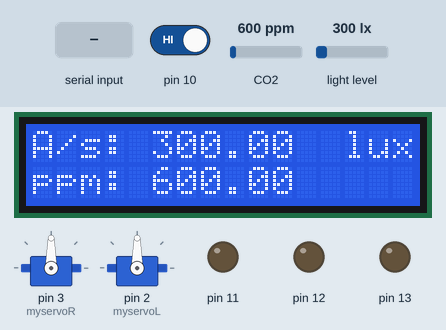
The sketch below on a simulated Arduino Uno, built with avr-gcc and run on an emulated ATmega328P. Parts: 16×2 character LCD, 2 × servo, output pins drawn as LEDs (lit = HIGH). Wiring (inferred from the names in the program): BH1750 light sensor at I2C address 0x23. The test bench sets the inputs (shaded band); at power-on: pin 10 HIGH, CO2 600 ppm, light level 300 lx. What the sketch prints to the serial monitor is not drawn.

Above: at 1.2 s.
1.3 s: pin 10 driven LOW
At 5.2 s:
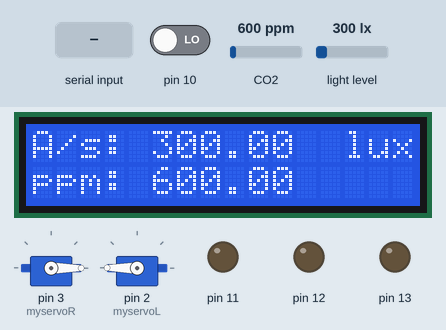
6.0 s: CO2 set to 452 ppm
At 9.1 s:
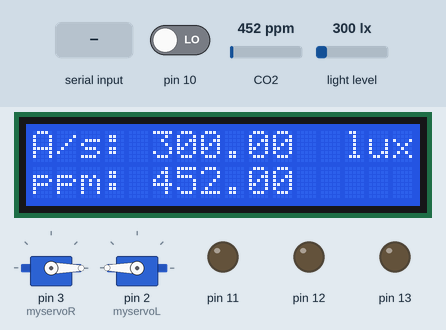
10.3 s: light level set to 40 lx
At 14.1 s:
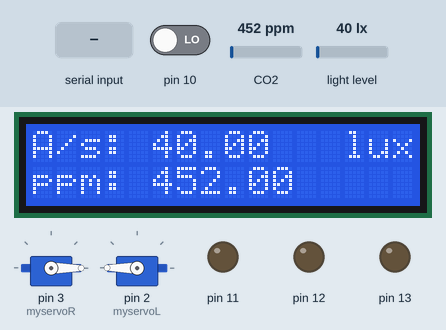
14.5 s: "chedo0" received over the second serial link
At 18.7 s:
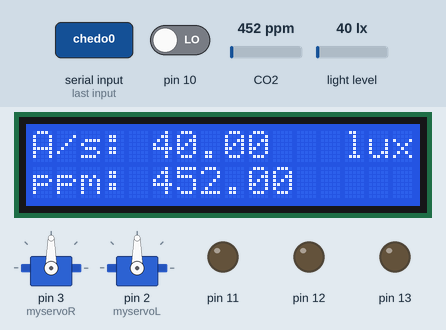
19.8 s: "led1" received over the second serial link
At 24.4 s:
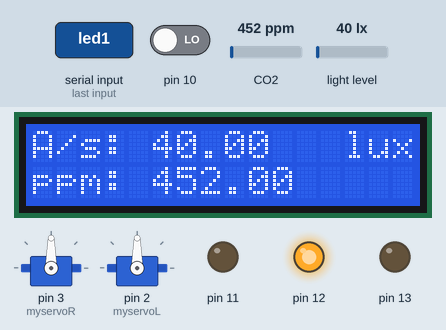
25.0 s: "mai1" received over the second serial link
At 27.5 s:
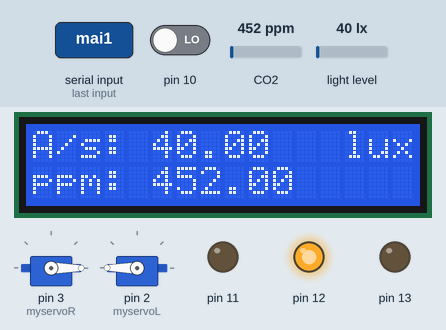
Timing chart, 0 to 29.0 s (numbered marks = the images above; inputs shaded):
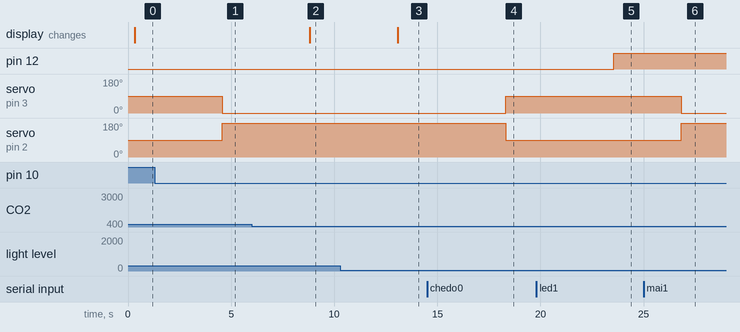

Measured:
- after the input at 1.3 s, servo on pin 3 (myservoR): 90° → 0° after 3.3 s; servo on pin 2 (myservoL): 90° → 180° after 3.3 s
- after the input at 6.0 s, the display: changes after 2.8 s (image 2)
- after the input at 10.3 s, the display: changes after 2.8 s (image 3)
- after the input at 14.5 s, servo on pin 3 (myservoR): 0° → 90° after 3.8 s; servo on pin 2 (myservoL): 180° → 90° after 3.8 s
- after the input at 19.8 s, pin 12: LOW → HIGH after 3.8 s
- after the input at 25.0 s, servo on pin 3 (myservoR): 90° → 0° after 1.8 s; servo on pin 2 (myservoL): 90° → 180° after 1.8 s

The sketch:

uno_r3.ino
```cpp
#include "MQ135.h"
#include <SoftwareSerial.h>
#include <BH1750.h>
#include <Wire.h>
#include <Servo.h>
#include <LiquidCrystal_I2C.h>

// Variable Initialize
LiquidCrystal_I2C lcd(0x27,16,2);

Servo myservoR;
Servo myservoL;

int BH1750address = 0x23;
byte buff[2];
float lux;

MQ135 mq135_sensor = MQ135(A3);
float ppm;
int rain;

SoftwareSerial mySerial(6, 7); //TX, RX

int chedo = 1;


int moc[10];
String data[10];

// Setup
void setup() {
  Serial.begin(9600);
  mySerial.begin(9600);
  Wire.begin();
  lcd.init();
  lcd.backlight();
  myservoR.attach(3);
  myservoL.attach(2);
  pinMode(13,OUTPUT);
  pinMode(12,OUTPUT);
  pinMode(11,OUTPUT);
  pinMode(10,INPUT);
}

// Function

void guidulieu(){
  mySerial.print(lux);
  mySerial.print(";");
  mySerial.print(ppm);
  mySerial.print(";");
  mySerial.print(digitalRead(10));
  mySerial.println("*");
}

void light(){
  int i;
  uint16_t val = 0;
  BH1750_Init(BH1750address);
  delay(200);

  if (2==BH1750_Read(BH1750address)){
    val = ((buff[0]<<8)|buff[1])/1.2;
    lux = (float)val;
    Serial.print("Light: ");
    Serial.print(lux);
    Serial.println("[lx]");
  }
}

int BH1750_Read(int bh1750_address){
  int i = 0;
  Wire.beginTransmission(bh1750_address);
  Wire.requestFrom(bh1750_address, 2);
  while(Wire.available()){
    buff[i] = Wire.read();
    i++;
  }
  Wire.endTransmission();
  return i;
}

void BH1750_Init(int bh1750_address){
  Wire.beginTransmission(bh1750_address);
  Wire.write(0x10);
  Wire.endTransmission();
}

void air(){
  ppm = mq135_sensor.getPPM();
  Serial.print("PPM: ");
  Serial.println(ppm);
}

void momai(){
  myservoR.write(90);
  myservoL.write(90);
  delay(2000);
}

void dongmai(){
  myservoR.write(0);
  myservoL.write(180);
  delay(2000);
}

void automode(){
if (lux>5000 || digitalRead(10)==0) dongmai();
else momai();
if (lux<10) digitalWrite(12,HIGH);
else if(lux>50) digitalWrite(12,LOW);
}

void display(){
  lcd.clear();
  lcd.setCursor(0,0);
  lcd.print("A/s:");
  lcd.setCursor(5,0);
  lcd.print(lux);
  lcd.setCursor(13,0);
  lcd.print("lux");
  lcd.setCursor(0,1);
  lcd.print("ppm:");
  lcd.setCursor(5,1);
  lcd.print(ppm);
}

void nhandulieu(){ //nhan du lieu tu gateway
  Serial.println(mySerial.available());
  if (mySerial.available()) {
    String input = mySerial.readString();
    Serial.println(input);
    input.trim();
    if (input.equals("chedo0")) {
      // Handle chedo0
      chedo = 0;
      digitalWrite(12,LOW);
      momai();
    } else if (input.equals("chedo1")) {
      // Handle chedo1
      chedo = 1;
    } else if (input.equals("led0")) {
      // Handle led0
      if (!chedo){
        digitalWrite(12,LOW);
      }
    } else if (input.equals("led1")) {
      // Handle led1
      if (!chedo){
        digitalWrite(12,HIGH);
      }
    } else if (input.equals("mai0")) {
      // Handle mai0
      if (!chedo){
        momai();
      }
    } else if (input.equals("mai1")) {
      // Handle mai1
      if (!chedo){
        dongmai();
      }
    } else {
        // Handle unknown input
    }
  }
  else {
    Serial.println("serial not available!");
  }
}

void loop() {
  light();
  air();
  display();
  guidulieu();
  nhandulieu();
  if (chedo == 1) {
    automode();
  }
  delay(2000);
}
```
